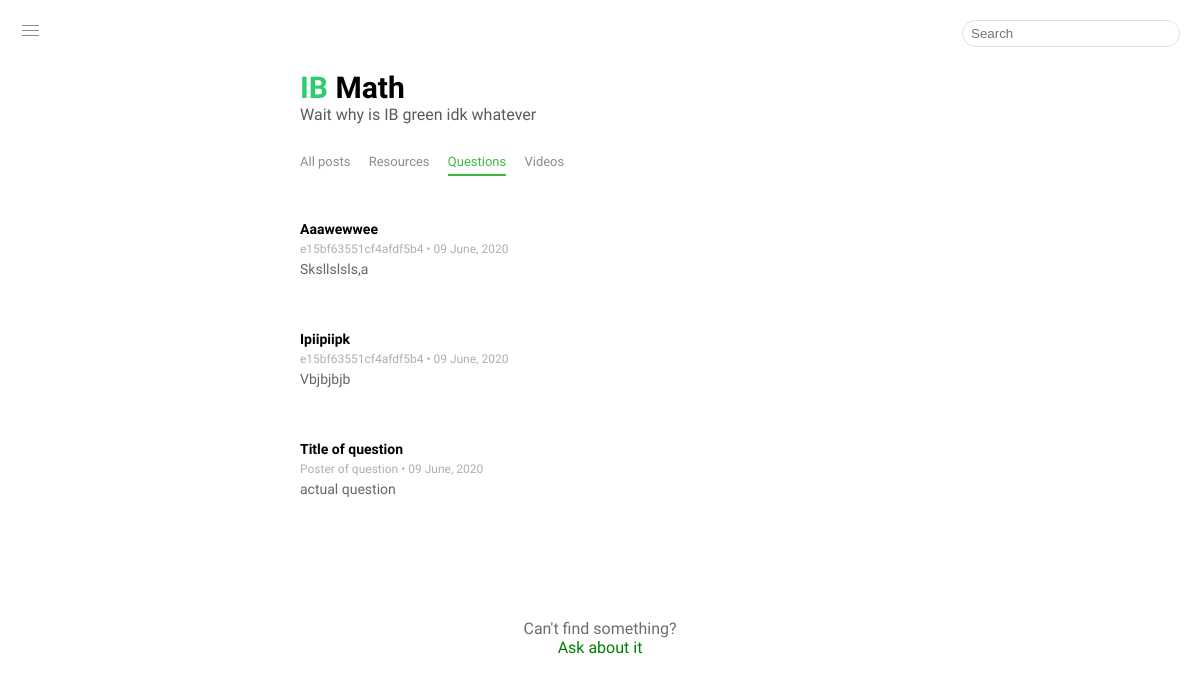
Before: /Questions with the older database file.
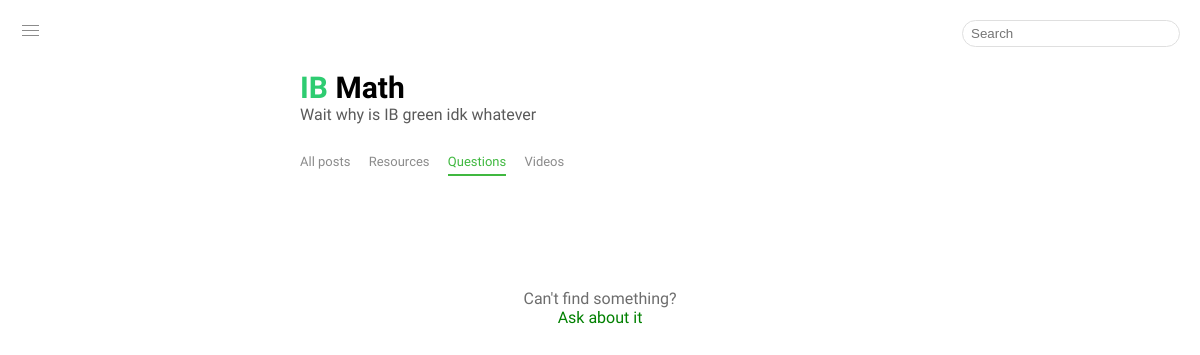
After: the same page with the newer database file.
### tables this page shows
CREATE TABLE posts (id INTEGER PRIMARY KEY, type text, title text, url text, user_content text, user_update text, admin_content text, admin_update text, location text, parent_post_id text, poster text);

### main.py (the view)
@app.route('/Questions')
def questions():
  posts = safe_search(request, select_query("type='question'"))
  return render_template('index.html', location = 'Questions', posts = posts)

### db_init.py (called while the page is built)
def select_query(q):
  with sq.connect('Posts.db') as c:
    if q == '':
      return select_all()
    return c.execute('SELECT * FROM posts WHERE ' + q).fetchall()[::-1]

### main.py (called while the page is built)
def safe_search(req, default):
  return default if not req.args.get('query') else search(req)

@app.context_processor
def override_url_for():
  return dict(url_for = dated_url_for)

def dated_url_for(endpoint, **vals):
  if endpoint == 'static':
    filename = vals.get('filename', None)
    if filename:
      file_path = os.path.join(app.root_path, endpoint, filename)
      vals['q'] = int(os.stat(file_path).st_mtime)
  return url_for(endpoint, **vals)

### templates/index.html (shortened to what this page needs)
{% extends 'layout.html' %}
{% block content %}
  {% for post in posts %}
    <a class = 'post' href = '/page?id={{post[0]}}'>
      {% if post[1] == 'video' %}
        <div class = 'video-post'>
          {{post[2]}}
          <iframe allowtransparency = 'true' frameBorder = '0' src = '{{post[3]}}' seamless allowfullscreen>Your device does not support this iframe</iframe>
        </div>
      {% elif post[1] == 'question' %}
        <div class = 'question-post'>
          {{post[2]}}
        </div>
      {% elif post[1] == 'resource' %}
        <div class = 'resource-post'>
          {{post[2]}} <div class ='link-icon-holder'><div class="link icon"></div></div>
        </div>
      {% endif %}
      <div class = 'info'>
        {% if post[1] in ['resource', 'video'] %}
          <span class = 'user admin-username'>  {{post[-1]}}</span>
        {% else %}
          <span class = 'user'>  {{post[-1]}}</span>
        {% endif %}
        &bull; {{post[5]}}
      </div>
      <div class = 'description'>
        {% if post[4] == '' %}
        {% else %}
          {{post[4]}}
        {% endif %}
      </div>
    </a>
  {% endfor %}
{% endblock %}

### templates/layout.html (shortened to what this page needs)
{% extends 'base_layout.html' %}
{% block page %}
  <div id = 'container'>
    <div id = 'head'>
      <div id = 'title'>
        <span style = 'color: #2ECC71'>IB </span>Math
      </div>
      <div id = 'subtitle'>
        Wait why is IB green idk whatever
      </div>
    </div>
    <div id = 'location'>
      {% for l in ['All posts', 'Resources', 'Questions', 'Videos'] %}
        {% if l == location %}
          <a class = 'location' id = 'here' href = 'https://ibmath--ryan-jacobjacob.repl.co/{{l}}'>{{l}}</a>
        {% else %}
          <a class = 'location' href = 'https://ibmath--ryan-jacobjacob.repl.co/{{l}}'>{{l}}</a>
        {% endif %}
      {% endfor %}
    </div>
    <div id = 'stream'>
      {% block content %}
      {% endblock %}
    </div>
    {% if location in ['Resources', 'All posts', 'Questions', 'Videos'] %}
      <center>
        <div id = 'looking-for'>
        Can't find something?<br>
          <a href = '/ask' id = 'say-something'>
            Ask about it
          </a>
        </div>
      </center>
    {% endif %}
  </div>
{% endblock %}

### templates/base_layout.html (shortened to what this page needs)
<!DOCTYPE HTML>
<html>
	<head>
    <link rel = 'stylesheet' href = '{{url_for("static", filename = "style.css")}}'>
	</head>
	<body>
    <form action = '/{{location}}' id = 'form'>
      <input name = 'query' type = 'text' id = 'query' placeholder = 'Search'></input>
    </form>
    <div id = 'menu-button'>
      <div class="menu icon"></div>
    </div>
    {% block page %}
    {% endblock %}
	</body>
</html>

### static/style.css (style rules this page uses)
body { margin: 0; background-color: white; //filter: invert(1); }
#container { width: 50%; min-width: 400px; left: 50%; transform: translateX(-50%); position: absolute; font-family: 'Work Sans', sans-serif; transition: transform 0.5s; //border: 1px solid red; }
#title { font-weight: bold; font-size: 30px; margin-top: 70px; //50px; }
#subtitle { color: rgb(90, 90, 90); //margin-bottom: 40px; }
#location { font-size: 13px; //color: rgb(139, 139, 139); margin-top: 30px; }
.location { display: inline; margin-right: 15px; //border-radius: 5px; padding: 0; padding-bottom: 5px; color: rgb(139, 139, 139); transition: color 0.5s; }
#here, #current-category { color: rgb(64, 184, 64); animation: border-reveal 1.5s; }
#here { border-bottom: 2px solid rgb(64, 184, 64); }
a, a:hover, a:active, a:visited { text-decoration: none; }
#query, #query:focus { //width: 130px; width: 200px; border: 1px solid rgb(223, 223, 223); outline: none; border-radius: 15px; padding: 5px 8px 5px 8px; position: absolutely; }
#form { //display: inline-block; float: right; //margin-top: -5px; margin: 20px; }
#looking-for { width: 200px; position: relative; margin-top: 120px; margin-bottom: 130px; color: rgb(109, 109, 109); }
#say-something { color: green; }
.menu.icon { color: rgb(139, 139, 139); position: absolute; margin-left: 2px; margin-top: 10px; width: 17px; height: 1px; background-color: currentColor; }
.menu.icon:before { content: ''; position: absolute; top: -5px; left: 0; width: 17px; height: 1px; background-color: currentColor; }
.menu.icon:after { content: ''; position: absolute; top: 5px; left: 0; width: 17px; height: 1px; background-color: currentColor; }
#menu-button { //border: 1px solid blue; width: 20px; height: 20px; position: fixed; margin: 20px; z-index: 2; }
.location:hover, #menu-button, .question-title, .directory-item:hover { color: rgb(196, 196, 196); }

Changed rows visible on the page:
removed posts: title "Aaawewwee", poster "e15bf63551cf4afdf5b4", user_update "09 June, 2020", user_content "Sksllslsls,a"
removed posts: title "Ipiipiipk", poster "e15bf63551cf4afdf5b4", user_update "09 June, 2020", user_content "Vbjbjbjb"
removed posts: title "Title of question", poster "Poster of question", user_update "09 June, 2020", user_content "actual question"
